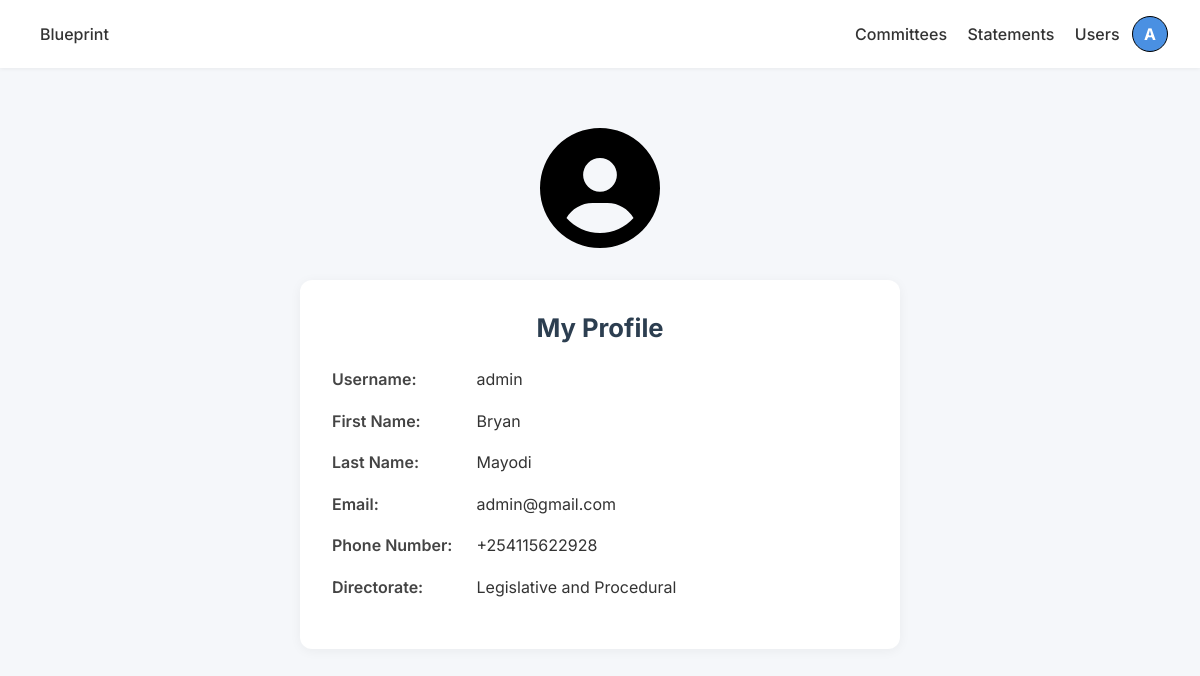
/accounts/view-profile (signed in), run on the app's committed database.
### accounts/models.py (models this page shows, shortened)
class MemberProfile(models.Model):
    user = models.OneToOneField(User, on_delete=models.CASCADE)
    first_name = models.CharField(max_length=200)
    last_name = models.CharField(max_length=200)
    directorate = models.ForeignKey(
        Directorate,
        on_delete=models.SET_NULL,
        null=True,
        blank=True,
        related_name='members'
    )
    phone_number = PhoneNumberField(region='KE', blank=True)

### base/models.py (models this page shows, shortened)
class Directorate(models.Model):
    name = models.CharField(max_length=200)
    mandate = models.TextField(null=True, blank=True)

### accounts/views.py (the view)
# urls.py: path('view-profile', views.view_profile, name='view-profile')
def view_profile(request):
    profile = request.user.memberprofile
    context = {
        'user': request.user,
        'profile': profile,
    }
    return render(request, 'accounts/view_profile.html', context)

### accounts/context_processors.py (called while the page is built)
def profile_status(request):
    if request.user.is_authenticated:
        try:
            profile = request.user.memberprofile
            incomplete = not (profile.phone_number and profile.directorate)
            return {'incomplete_profile': incomplete}
        except MemberProfile.DoesNotExist:
            return {'incomplete_profile': True}
    return {}

### accounts/templates/accounts/view_profile.html
{% extends 'main.html' %} <br />
{% load static %} <br />
{% block head %}
<link rel="stylesheet" href="{% static 'styles/view_profile.css' %}" />
{% endblock %} <br />
{% block content %}
<img
  src="{% static '/images/circle-user-solid (1).svg' %}"
  alt=""
  class="icon"
/>
<div class="profile-view-container">
  <h2 class="section-title">My Profile</h2>
  <div class="profile-details">
    <p><span>Username:</span> {{ user.username }}</p>
    <p><span>First Name:</span> {{ user.first_name }}</p>
    <p><span>Last Name:</span> {{ user.last_name }}</p>
    <p><span>Email:</span> {{ user.email }}</p>
    <p><span>Phone Number:</span> {{ profile.phone_number }}</p>
    <p><span>Directorate:</span> {{ profile.directorate.name }}</p>
  </div>
</div>
{% endblock %}

### templates/main.html (shortened to what this page needs)
<!DOCTYPE html>
{% load static %}
<html lang="en">
  <head>
    <link rel="stylesheet" href="{% static 'styles/main.css' %}" />
    <link
      rel="stylesheet"
      href="https://cdn.datatables.net/2.3.1/css/dataTables.dataTables.css"
    />
    {% block head %} {% endblock %}
  </head>
  <body>
    {% if user.is_authenticated %}
    <nav class="navbar">
      <div class="navbar-left">
        <a href="/" class="logo">Blueprint</a>
      </div>
      <div class="navbar-right">
        <a href="{% url 'committees' %}">Committees</a>
        <a href="{% url 'statements' %}">Statements</a>
        {% if user.is_superuser %}
        <a href="{% url 'users' %}">Users</a>
        {% endif %}
        <div class="profile-wrapper">
          <div class="profile">
            <span>{{ user.username|first|upper }}</span>
          </div>
        </div>
      </div>
    </nav>
    {% endif %}
    <br />
     <br />
    <div class="main-body">{% block content %} {% endblock %}</div>
  </body>
</html>

### static/styles/main.css (style rules this page uses)
* { font-family: "Inter", sans-serif; box-sizing: border-box; margin: 0; padding: 0; }
body { background-color: #f5f7fa; color: #333; }
.navbar { display: flex; justify-content: space-between; align-items: center; background-color: #fff; box-shadow: 0 1px 4px rgba(0, 0, 0, 0.06); padding: 1rem 2rem; position: sticky; top: 0; z-index: 10; }
.navbar a { text-decoration: none; color: #333; font-weight: 500; margin: 0 0.5rem; transition: color 0.3s ease; }
.profile-wrapper { position: relative; display: inline-block; cursor: pointer; }
.profile { display: flex; align-items: center; justify-content: center; background-color: #4a90e2; color: #fff; font-weight: bold; border-radius: 50%; height: 36px; width: 36px; border: 1px solid #000; }
.main-body { padding: 0 2rem; }

### static/styles/view_profile.css (style rules this page uses)
.profile-view-container { max-width: 600px; margin: 2rem auto; padding: 2rem; background-color: #fff; border-radius: 12px; box-shadow: 0 2px 12px rgba(0, 0, 0, 0.05); }
.section-title { font-size: 1.6rem; color: #2c3e50; margin-bottom: 1.5rem; text-align: center; }
.profile-details p { margin-bottom: 1rem; font-size: 1rem; color: #333; line-height: 1.6; }
.profile-details span { font-weight: 600; color: #444; display: inline-block; min-width: 140px; }
.icon { width: 120px; height: 120px; display: block; margin: 20px auto; }

### data on the page
MemberProfile: phone_number "+254115622928", directorate.name "Legislative and Procedural"

### other printed values
{{ user.username|first|upper }} "A"
{{ user.username }} "admin"
{{ user.first_name }} "Bryan"
{{ user.last_name }} "Mayodi"
{{ user.email }} "admin@gmail.com"
